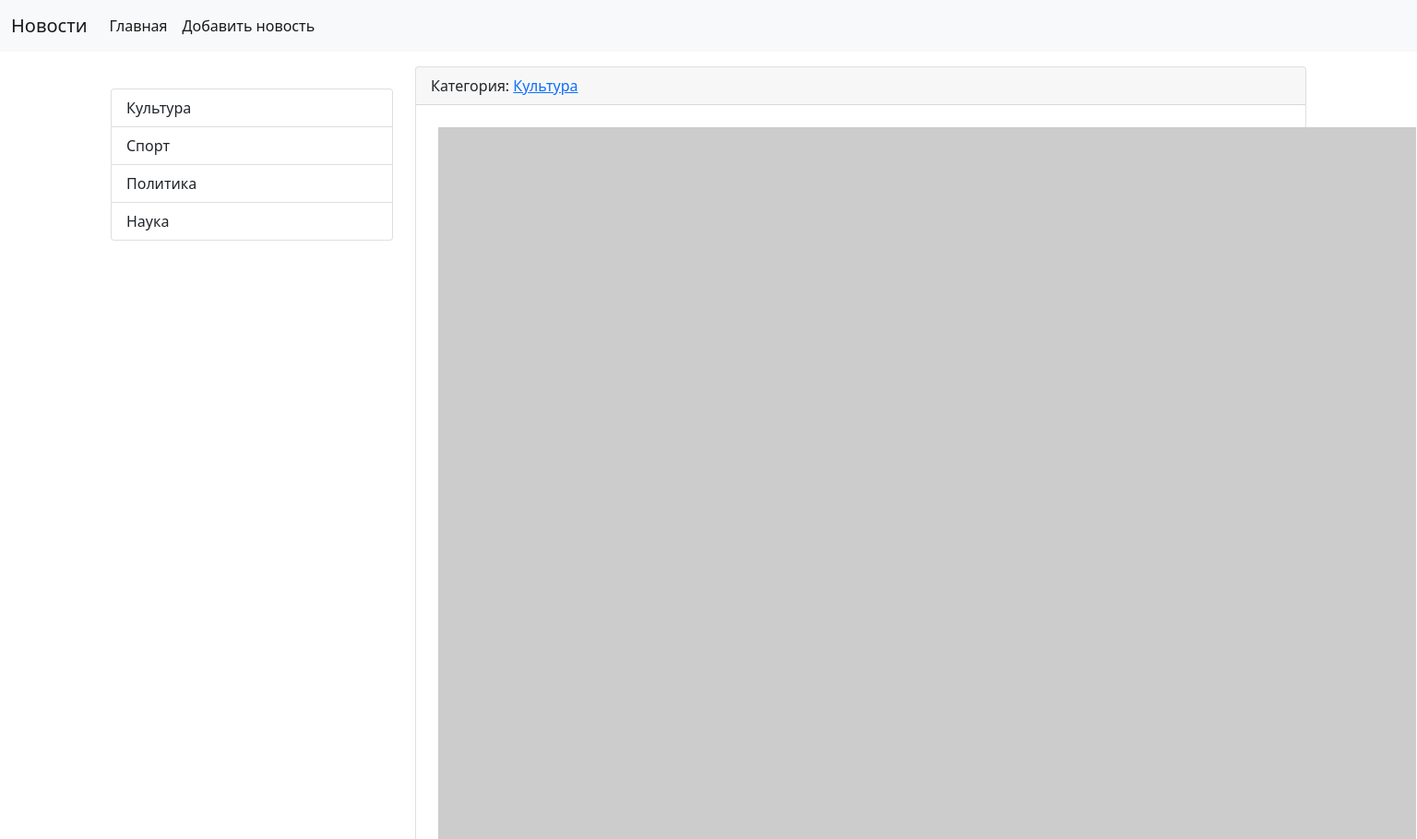
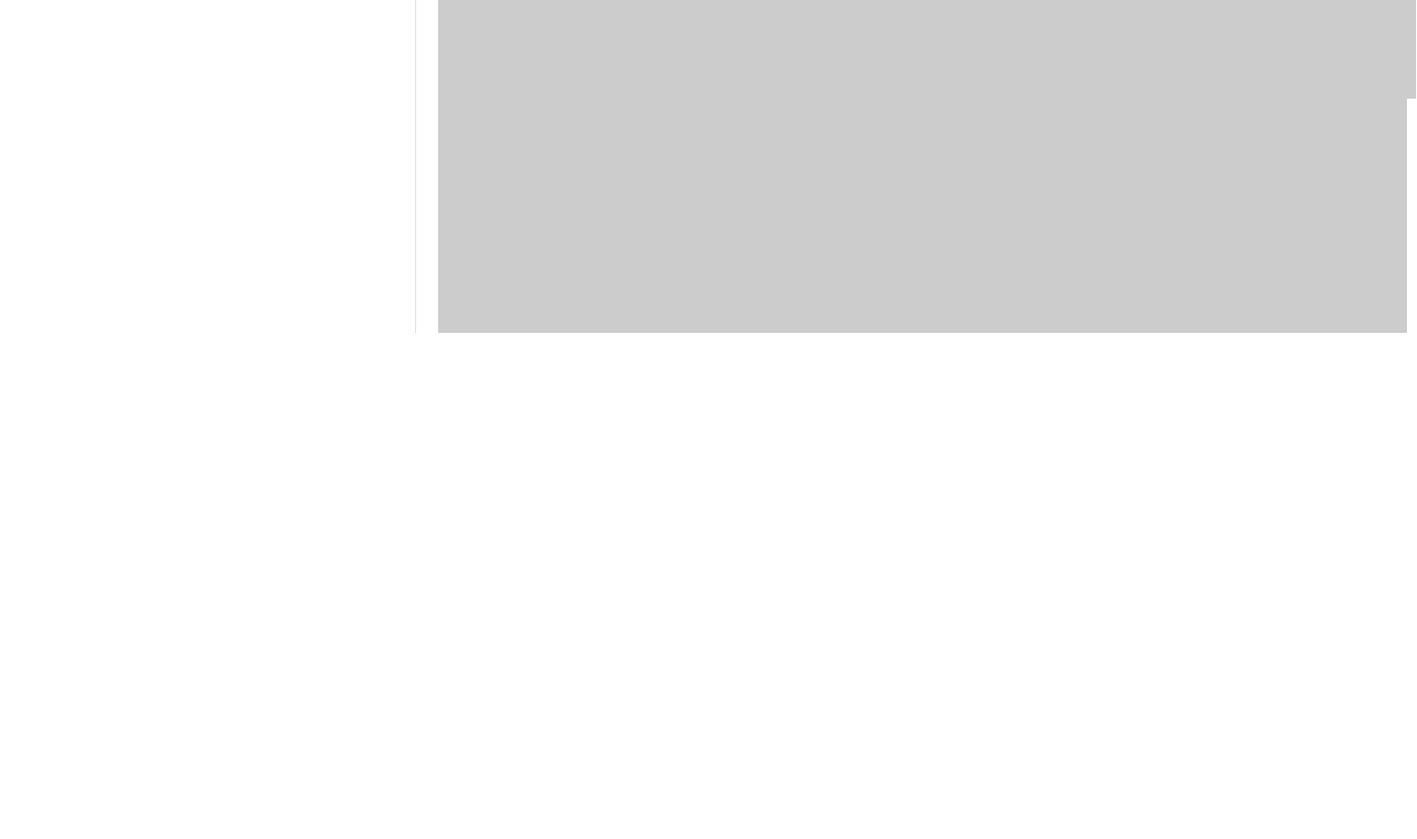
Screenshot of /news/1 with the database file from the repository (2 pictures, top to bottom).
### news/models.py (models this page shows, shortened)
class Category(models.Model):
    title = models.CharField(max_length = 150, db_index = True, verbose_name = 'Наименование категории')
    def get_absolute_url(self):
        return reverse('category', kwargs = {"category_id":self.pk})
    def __str__(self) -> str:
        return self.title
    class Meta:
        verbose_name = 'Категория'
        verbose_name_plural = 'Категории'

class News(models.Model):
    title = models.CharField(max_length = 150, verbose_name = 'Наименование')
    content = models.TextField(blank = True, verbose_name = 'Контент')
    created_at = models.DateTimeField(auto_now_add = True, verbose_name = 'Дата создания')
    updated_at = models.DateTimeField(auto_now = True, verbose_name = 'Дата обновления')
    photo = models.ImageField(upload_to = 'photos/%Y/%m/%d/', verbose_name = 'Изображение', null = True, blank = True)
    is_published = models.BooleanField(default = True, verbose_name = 'Опубликовано')
    category = models.ForeignKey('Category', on_delete = models.PROTECT, null = True, verbose_name = 'Категория')
    class Meta:
        verbose_name = 'Новость'
        verbose_name_plural = 'Новости'
        ordering = ['created_at']

### news/views.py (the view)
# urls.py: path('news/<int:pk>', ViewNews.as_view(), name='view_news'),
class ViewNews(DetailView):
    model: Type[models.Model] = News
    success_url = reverse_lazy('home') #в случае если в модели не реализован метод get_absolute_url после создания экземпляра

### news/templatetags/news_tags.py (called while the page is built)
@register.inclusion_tag('news/list_categories.html')
def show_categories():
    categories = Category.objects.all()
    return {'categories':categories}

### news/templates/news/news_detail.html (shortened to what this page needs)
{% extends 'base.html' %}
{% block sidebar %}
{% include 'inc/_sidebar.html' %}
{% endblock %}
{% block content %}
<div class="card mb-3">
  <div class="card-header">
    Категория: <a href="{{ object.category.get_absolute_url }}">{{ object.category }}</a>
  </div>
  <div class="card-body">
    <div class="d-flex flex-row bd-highlight mb-3">
      {% if item.photo %}
      <img src="{{ object.photo.url }}" alt="..." width="350" class="p-2 bd-highlight">
      {% else %}
      <img src="https://picsum.photos/id/1060/350/235/?blur=2" alt="..." class="p-2 bd-highlight">
      {% endif %}
    </div>
  </div>
</div>
{% endblock %}

### news/templates/news/list_categories.html
<div class="list-group">
    {% for item in categories %}
    <a href="{{ item.get_absolute_url }}" class="list-group-item list-group-item-action">{{ item.title }}</a>
    {% endfor %}
</div>

### rows the page displays
Category: title "Культура"
Category: title "Спорт"
Category: title "Политика"
Category: title "Наука"
News: category "Культура"
